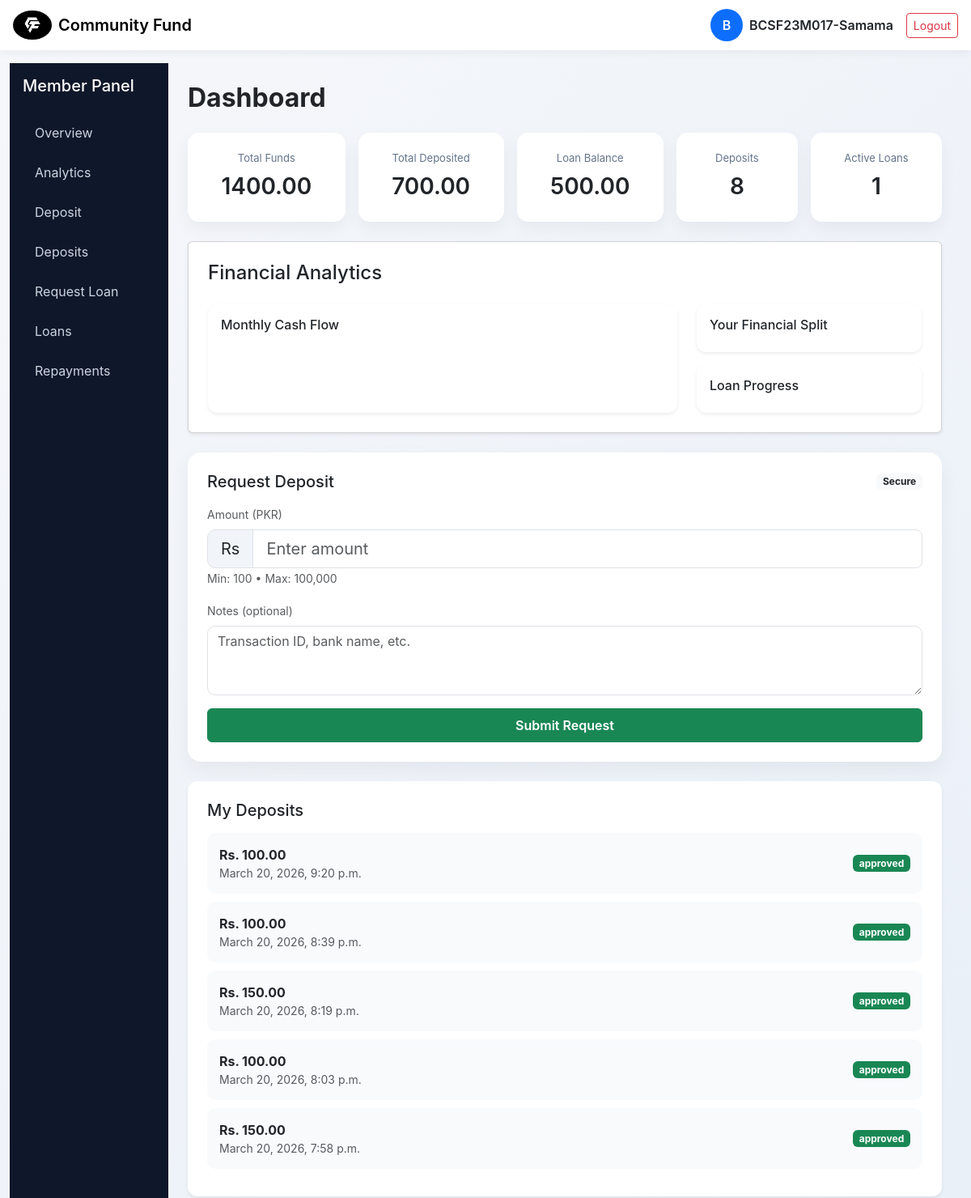
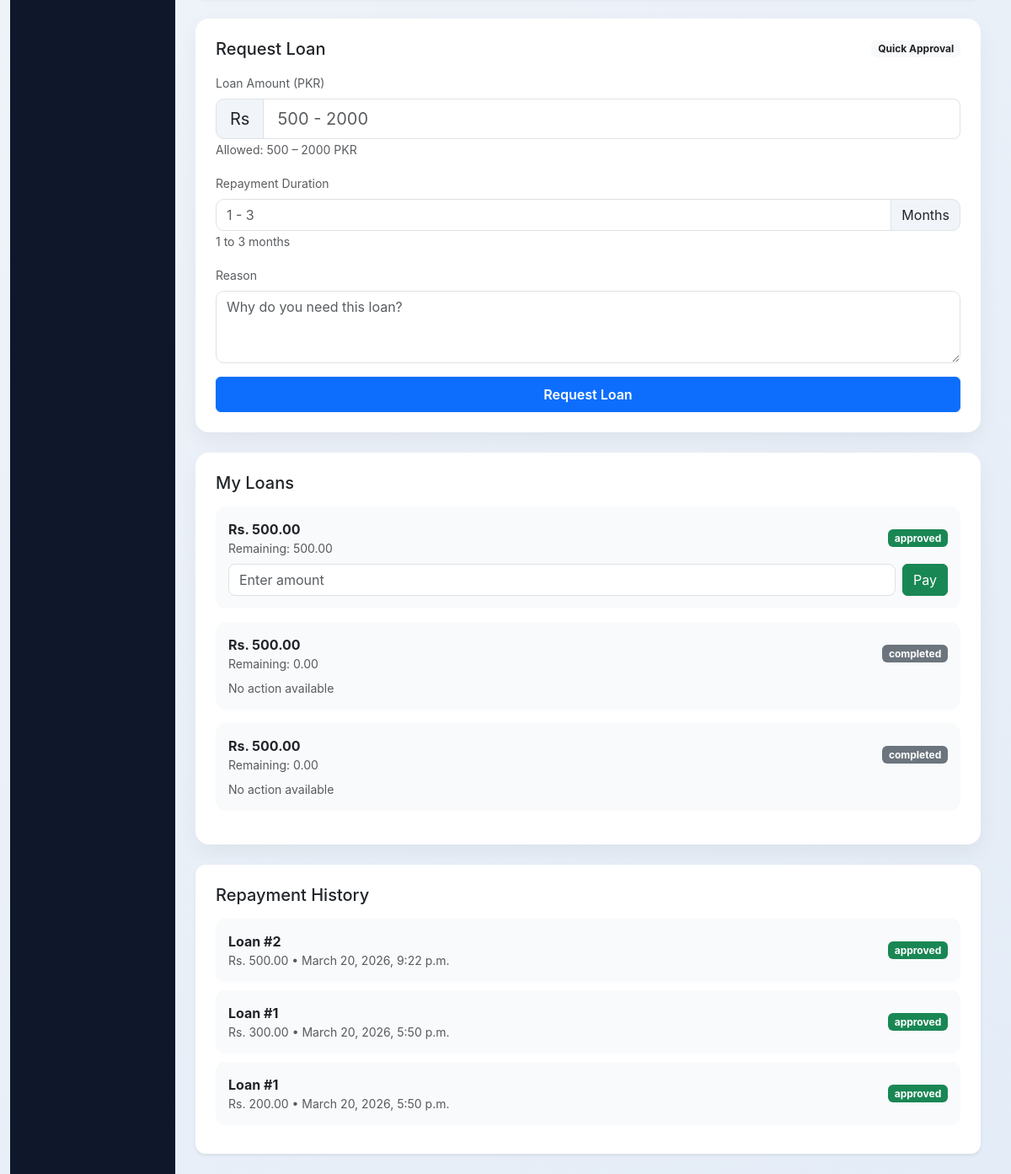
Page /dashboard/ (signed in) on the committed database (2 pictures, top to bottom).
### apps/accounts/models.py (models this page shows, shortened)
class User(AbstractUser):
    username = None
    ROLE_CHOICES = (
        ("admin", "Admin"),
        ("member", "Member"),
    )
    name = models.CharField(max_length=100)
    email = models.EmailField(unique=True)
    role = models.CharField(max_length=20, choices=ROLE_CHOICES)
    is_active = models.BooleanField(default=False)
    created_at = models.DateTimeField(auto_now_add=True)
    USERNAME_FIELD = "email"
    REQUIRED_FIELDS = []
    objects = CustomUserManager()

### apps/core/models.py (models this page shows, shortened)
class Fund(models.Model):
    total_balance = models.DecimalField(max_digits=12, decimal_places=2, default=0)
    last_updated = models.DateTimeField(auto_now=True)

### apps/members/models.py (models this page shows, shortened)
class Member(models.Model):
    user = models.OneToOneField(
        User, on_delete=models.CASCADE, related_name="member_profile"
    )
    total_deposited = models.DecimalField(max_digits=10, decimal_places=2, default=0)
    current_loan_balance = models.DecimalField(
        max_digits=10, decimal_places=2, default=0
    )
    created_at = models.DateTimeField(auto_now_add=True)

### apps/deposits/models.py (models this page shows, shortened)
class Deposit(models.Model):
    STATUS_CHOICES = (
        ("pending", "Pending"),
        ("approved", "Approved"),
        ("rejected", "Rejected"),
    )
    member = models.ForeignKey(
        Member, on_delete=models.CASCADE, related_name="deposits"
    )
    amount = models.DecimalField(max_digits=10, decimal_places=2)
    date = models.DateTimeField(auto_now_add=True)
    notes = models.TextField(blank=True)
    status = models.CharField(max_length=10, choices=STATUS_CHOICES, default="pending")

### apps/loans/models.py (models this page shows, shortened)
class Loan(models.Model):
    STATUS_CHOICES = (
        ("pending", "Pending"),
        ("approved", "Approved"),
        ("rejected", "Rejected"),
        ("completed", "Completed"),
    )
    member = models.ForeignKey(Member, on_delete=models.CASCADE, related_name="loans")
    amount = models.DecimalField(max_digits=10, decimal_places=2)
    reason = models.TextField()
    repayment_months = models.IntegerField()
    status = models.CharField(max_length=10, choices=STATUS_CHOICES, default="pending")
    request_date = models.DateField(auto_now_add=True)
    approval_date = models.DateField(null=True, blank=True)
    remaining_balance = models.DecimalField(max_digits=10, decimal_places=2)
    created_at = models.DateTimeField(auto_now_add=True)

class LoanPayment(models.Model):
    STATUS_CHOICES = (
        ("pending", "Pending"),
        ("approved", "Approved"),
        ("rejected", "Rejected"),
    )
    loan = models.ForeignKey(Loan, on_delete=models.CASCADE, related_name="payments")
    amount = models.DecimalField(max_digits=10, decimal_places=2)
    payment_date = models.DateTimeField(auto_now_add=True)
    status = models.CharField(max_length=10, choices=STATUS_CHOICES, default="pending")

### apps/dashboard/views.py (the view)
# urls.py: path("", dashboard, name="dashboard"),
@login_required
def dashboard(request):
    if request.user.role == "admin":
        return admin_dashboard(request)
    else:
        return member_dashboard(request)

### templates/dashboard/member_dashboard.html (shortened to what this page needs)
{% extends "base/base.html" %}
{% block content %}
<div class="container-fluid">
    <div class="row">
        <div class="col-md-3 col-lg-2 sidebar p-3 d-none d-md-block">
            <h5 class="mb-4">Member Panel</h5>
            <a href="#overview">Overview</a>
            <a href="#member-analytics">Analytics</a>
            <a href="#deposit-form">Deposit</a>
            <a href="#my-deposits">Deposits</a>
            <a href="#loan-form">Request Loan</a>
            <a href="#my-loans">Loans</a>
            <a href="#repayments">Repayments</a>
        </div>
        <div class="col-md-9 col-lg-10 p-4">
            <h2 class="mb-4 fw-bold">Dashboard</h2>
            <section id="overview">
                <div class="d-flex flex-wrap justify-content-start gap-3 mb-4">
                    <div class="metric-card flex-fill">
                        <span>Total Funds</span>
                        <h3>{{ fund_balance }}</h3>
                    </div>
                    <div class="metric-card flex-fill">
                        <span>Total Deposited</span>
                        <h3>{{ member.total_deposited }}</h3>
                    </div>
                    <div class="metric-card flex-fill">
                        <span>Loan Balance</span>
                        <h3>{{ member.current_loan_balance }}</h3>
                    </div>
                    <div class="metric-card flex-fill">
                        <span>Deposits</span>
                        <h3>{{ deposit_count }}</h3>
                    </div>
                    <div class="metric-card flex-fill">
                        <span>Active Loans</span>
                        <h3>{{ active_loans }}</h3>
                    </div>
                </div>
            </section>
            <section id="member-analytics">
                {% include "analytics/member_analytics.html" %}
            </section>
            <section id="deposit-form" class="mt-4">
                {% include "deposits/deposit_form.html" %}
            </section>
            <section id="my-deposits" class="mt-4">
                <div class="card card-soft p-4 shadow-sm">
                    <h5 class="mb-3">My Deposits</h5>
                    <div id="depositList">
                        {% for d in deposits %}
                        <div class="data-card d-flex justify-content-between align-items-center">
                            <div>
                                <strong>Rs. {{ d.amount }}</strong>
                                <div class="text-muted small">{{ d.date }}</div>
                            </div>
                            <span class="badge badge-status
                {% if d.status == 'approved' %}bg-success
                {% elif d.status == 'pending' %}bg-warning
                {% else %}bg-danger{% endif %}">
                                {{ d.status }}
                            </span>
                        </div>
                        {% empty %}
                        <p class="text-muted">No deposits found</p>
                        {% endfor %}
                    </div>
                </div>
            </section>
            <section id="loan-form" class="mt-4">
                {% include "loans/loan_req_form.html" %}
            </section>
            <section id="my-loans">
                {% include "loans/loan_repay_form.html" %}
            </section>
            <section id="repayments" class="mt-4">
                <div class="card card-soft p-4 shadow-sm">
                    <h5 class="mb-3">Repayment History</h5>
                    <div id="repay_list">
                        {% for p in payments %}
                        <div class="data-card d-flex justify-content-between align-items-center">
                            <div>
                                <strong>Loan #{{ p.loan.id }}</strong>
                                <div class="text-muted small">
                                    Rs. {{ p.amount }} • {{ p.payment_date }}
                                </div>
                            </div>
                            <span class="badge badge-status
                {% if p.status == 'approved' %}bg-success
                {% elif p.status == 'pending' %}bg-warning
                {% else %}bg-danger{% endif %}">
                                {{ p.status }}
                            </span>
                        </div>
                        {% empty %}
                        <p class="text-muted">No repayments found</p>
                        {% endfor %}
                    </div>
                </div>
            </section>
        </div>
    </div>
</div>
{% endblock %}

### templates/base/base.html (shortened to what this page needs)
{% load static %}
<!DOCTYPE html>
<html lang="en">
<head>
    <link href="https://cdn.jsdelivr.net/npm/bootstrap@5.3.3/dist/css/bootstrap.min.css" rel="stylesheet">
</head>
<body>
    <nav class="navbar navbar-expand-lg navbar-light px-3">
        <a class="navbar-brand" href="#">
            <img src="{% static 'images/logo.webp' %}" alt="Logo">
            <span>Community Fund</span>
        </a>
        <div class="d-flex align-items-center ms-auto">
            {% if request.user.is_authenticated %}
            <div class="user-circle me-2">
                {% if request.user.name %}
                {{ request.user.name|first|upper }}
                {% else %}
                {{ request.user.first_name|first|upper }}
                {% endif %}
            </div>
            <div class="user-info me-3 text-end">
                <div style="font-weight:600;">
                    {{ request.user.name|default:request.user.first_name }}
                </div>
            </div>
            <a href="{% url 'logout' %}" class="btn btn-sm btn-outline-danger">
                Logout
            </a>
            {% endif %}
        </div>
    </nav>
    {% if request.user.is_authenticated %}
    <div class="container-fluid mt-3">
        {% block content %}
        {% endblock %}
    </div>
    {% else %}
    <div class="container-fluid">
        {% block auth %}
        {% endblock %}
    </div>
    {% endif %}
</body>
</html>

### templates/analytics/member_analytics.html (shortened to what this page needs)
<div class="card shadow-sm p-4 mb-4">
    <h4 class="mb-4">Financial Analytics</h4>
    <div class="row">
        <div class="col-md-8">
            <div class="card card-soft p-3 shadow-sm h-100">
                <h6 class="mb-3">Monthly Cash Flow</h6>
            </div>
        </div>
        <div class="col-md-4 d-flex flex-column gap-3">
            <div class="card card-soft p-3 shadow-sm">
                <h6>Your Financial Split</h6>
            </div>
            <div class="card card-soft p-3 shadow-sm">
                <h6>Loan Progress</h6>
            </div>
        </div>
    </div>
</div>

### templates/deposits/deposit_form.html (shortened to what this page needs)
<div class="card deposit-card p-4 mb-4">
    <div class="d-flex justify-content-between align-items-center mb-3">
        <h5 class="mb-0">Request Deposit</h5>
        <span class="badge bg-light text-dark">Secure</span>
    </div>
    <form method="POST" action="{% url 'create_deposit' %}">
        <div class="mb-3">
            <label for="amount" class="form-label small text-muted">
                Amount (PKR)
            </label>
            <div class="input-group input-group-lg">
                <span class="input-group-text">Rs</span>
                <input type="number" class="form-control" id="amount" name="amount" placeholder="Enter amount" required>
            </div>
            <small class="text-muted">Min: 100 • Max: 100,000</small>
        </div>
        <div class="mb-3">
            <label for="notes" class="form-label small text-muted">
                Notes (optional)
            </label>
            <textarea class="form-control" id="notes" name="notes" rows="3"
                placeholder="Transaction ID, bank name, etc."></textarea>
        </div>
        <button type="submit" class="btn btn-success w-100 py-2 fw-semibold" id="depositSubmitBtn">
            Submit Request
        </button>
    </form>
</div>

### templates/loans/loan_req_form.html (shortened to what this page needs)
<div class="card loan-card p-4 mb-4">
    <div class="d-flex justify-content-between align-items-center mb-3">
        <h5 class="mb-0">Request Loan</h5>
        <span class="badge bg-light text-dark">Quick Approval</span>
    </div>
    <form method="POST" action="{% url 'request_loan' %}">
        <div class="mb-3">
            <label class="form-label small text-muted">
                Loan Amount (PKR)
            </label>
            <div class="input-group input-group-lg">
                <span class="input-group-text">Rs</span>
                <input type="number" class="form-control" id="loanAmount" name="amount" placeholder="500 - 2000"
                    required>
            </div>
            <small class="text-muted">Allowed: 500 – 2000 PKR</small>
        </div>
        <div class="mb-3">
            <label class="form-label small text-muted">
                Repayment Duration
            </label>
            <div class="input-group">
                <input type="number" class="form-control" id="loanMonths" name="repayment_months" placeholder="1 - 3"
                    required>
                <span class="input-group-text">Months</span>
            </div>
            <small class="text-muted">1 to 3 months</small>
        </div>
        <div class="mb-3">
            <label class="form-label small text-muted">
                Reason
            </label>
            <textarea class="form-control" id="loanReason" name="reason" rows="3"
                placeholder="Why do you need this loan?" required></textarea>
        </div>
        <button type="submit" class="btn btn-primary w-100 py-2 fw-semibold" id="loanSubmitBtn">
            Request Loan
        </button>
    </form>
</div>

### templates/loans/loan_repay_form.html (shortened to what this page needs)
<div class="card loan-list-card p-4 mb-4">
    <h5 class="mb-3">My Loans</h5>
    <div id="loanList">
        {% for loan in loans %}
        <div class="loan-item mb-3">
            <div class="d-flex justify-content-between align-items-center mb-2">
                <div>
                    <strong>Rs. {{ loan.amount }}</strong>
                    <div class="small text-muted">
                        Remaining: {{ loan.remaining_balance }}
                    </div>
                </div>
                <span class="badge
                {% if loan.status == 'approved' %}bg-success
                {% elif loan.status == 'pending' %}bg-warning
                {% else %}bg-secondary{% endif %}">
                    {{ loan.status }}
                </span>
            </div>
            {% if loan.status == "approved" and loan.remaining_balance > 0 %}
            <form method="POST" action="{% url 'repay_loan' loan.id %}" class="repayment-form">
                <div class="d-flex gap-2">
                    <input type="number" class="form-control repayment-amount" name="amount" placeholder="Enter amount"
                        required>
                    <button type="submit" class="btn btn-success repaySubmitBtn">
                        Pay
                    </button>
                </div>
            </form>
            {% else %}
            <div class="text-muted small">No action available</div>
            {% endif %}
        </div>
        {% empty %}
        <p class="text-muted">No loans found</p>
        {% endfor %}
    </div>
</div>

### rows in the picture
User: user.name|first "B", user.name "BCSF23M017-Samama"
Fund: total_balance "1400.00"
Member: total_deposited "700.00", current_loan_balance "500.00"
Deposit: amount "100.00", date "March 20, 2026, 9:20 p.m.", status "approved"
Deposit: amount "100.00", date "March 20, 2026, 8:39 p.m.", status "approved"
Deposit: amount "150.00", date "March 20, 2026, 8:19 p.m.", status "approved"
Deposit: amount "100.00", date "March 20, 2026, 8:03 p.m.", status "approved"
Deposit: amount "150.00", date "March 20, 2026, 7:58 p.m.", status "approved"
Loan: amount "500.00", remaining_balance "500.00", status "approved"
Loan: amount "500.00", remaining_balance "0.00", status "completed", shows "No action available"
Loan: amount "500.00", remaining_balance "0.00", status "completed", shows "No action available"
LoanPayment: loan.id "2", amount "500.00", payment_date "March 20, 2026, 9:22 p.m.", status "approved"
LoanPayment: loan.id "1", amount "300.00", payment_date "March 20, 2026, 5:50 p.m.", status "approved"
LoanPayment: loan.id "1", amount "200.00", payment_date "March 20, 2026, 5:50 p.m.", status "approved"

### other values in the picture
{{ deposit_count }} "8"
{{ active_loans }} "1"
